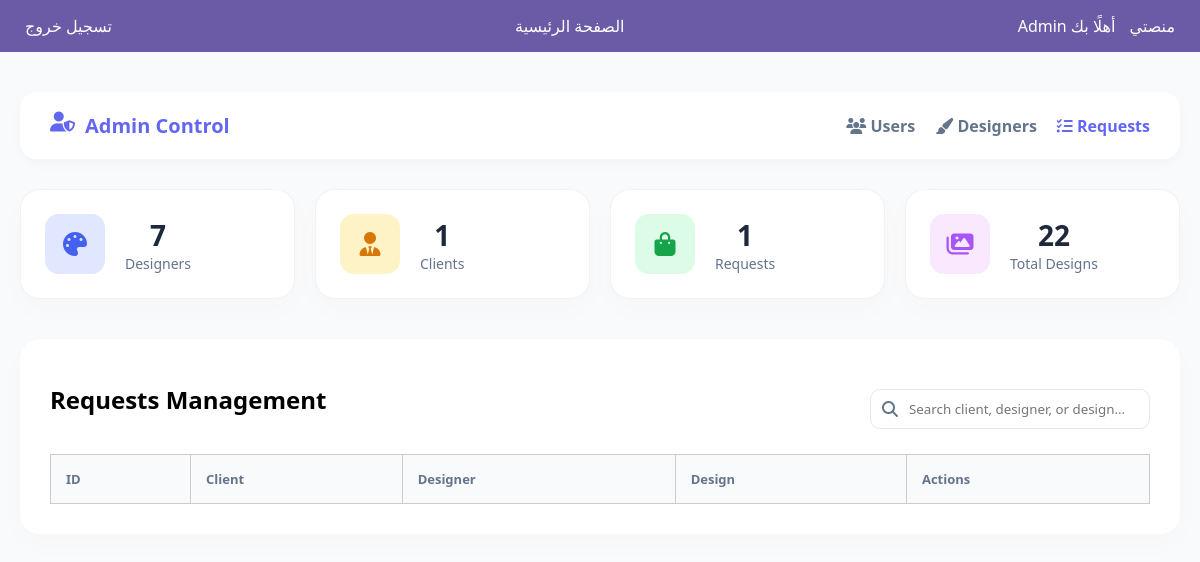
Page /admin/requests (signed in) on the earlier database version.
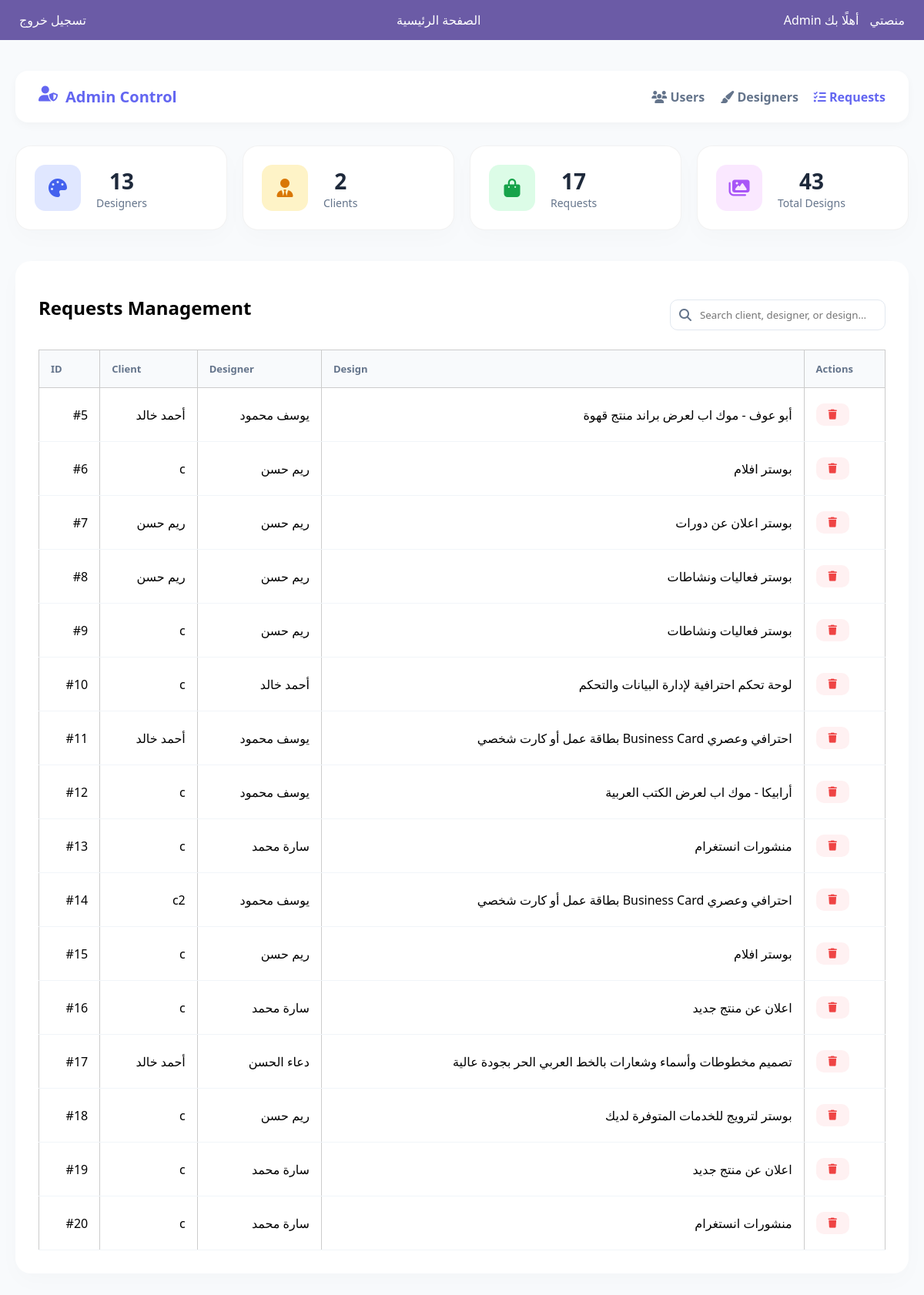
Same page on the later database version.
### tables this page shows
CREATE TABLE requests (
    id INTEGER PRIMARY KEY AUTOINCREMENT,
        client_id INTEGER NOT NULL,
            designer_id INTEGER NOT NULL,
                design_id INTEGER,
                    description TEXT NOT NULL,
                        status TEXT DEFAULT 'مفتوح',
                            created_at TIMESTAMP DEFAULT CURRENT_TIMESTAMP
                            , chat_enabled INTEGER DEFAULT 0);

CREATE TABLE users (
            id INTEGER PRIMARY KEY AUTOINCREMENT,
            username TEXT NOT NULL,
            email TEXT NOT NULL,
            password TEXT NOT NULL,
            role TEXT NOT NULL
        , active INTEGER DEFAULT 1, bio TEXT DEFAULT '', portfolio TEXT DEFAULT '', specialty TEXT DEFAULT '', work_type TEXT DEFAULT '', analysis_result TEXT, avatar TEXT DEFAULT NULL);

CREATE TABLE designs (
    id INTEGER PRIMARY KEY AUTOINCREMENT,
    designer_id INTEGER,
    title TEXT,
    description TEXT,
    image_path TEXT,
    FOREIGN KEY (designer_id) REFERENCES users(id)
);

### app/admin/routes.py (the view)
@admin_bp.route('/requests')
def dashboard_admin_requests():
    if 'role' not in session or session['role'] != 'admin':
        flash('غير مسموح بالدخول!')
        return redirect(url_for('auth.login'))
    conn = sqlite3.connect(Config.DATABASE)
    conn.row_factory = sqlite3.Row
    requests = conn.execute("""
        SELECT
            r.*,
            client.username AS client_username,
            designer.username AS designer_username,
            d.title AS design_title
        FROM requests r
        JOIN users client ON r.client_id = client.id
        JOIN users designer ON r.designer_id = designer.id
        JOIN designs d ON r.design_id = d.id;
        """).fetchall()
    users_count = conn.execute("SELECT COUNT(*) FROM users").fetchone()[0]
    designers_count = conn.execute("SELECT COUNT(*) FROM users WHERE role='designer'").fetchone()[0]
    clients_count = conn.execute("SELECT COUNT(*) FROM users WHERE role='client'").fetchone()[0]
    requests_count = conn.execute("SELECT COUNT(*) FROM requests").fetchone()[0]
    designs_count = conn.execute("SELECT COUNT(*) FROM designs").fetchone()[0]
    conn.close()
    return render_template(
        "admin/dashboard_admin_requests.html",
        requests=requests,
        users_count=users_count,
        designers_count=designers_count,
        clients_count=clients_count, # مررناها لهون
        requests_count=requests_count,
        designs_count=designs_count
    )

### app/admin/templates/admin/dashboard_admin_requests.html (shortened to what this page needs)
{% extends "base.html" %}
{% block content %}
<link rel="stylesheet" href="https://cdnjs.cloudflare.com/ajax/libs/font-awesome/6.4.0/css/all.min.css">
<div class="admin-container">
    <header class="admin-header">
        <div class="brand">
            <i class="fas fa-user-shield"></i>
            <span>Admin Control</span>
        </div>
        <nav class="top-nav">
            <ul class="nav-links">
                <li><a href="{{ url_for('admin.dashboard_admin') }}"><i class="fas fa-users"></i> Users</a></li>
                <li><a href="{{ url_for('admin.dashboard_admin_designers') }}"><i class="fas fa-paint-brush"></i> Designers</a></li>
                <li><a href="{{ url_for('admin.dashboard_admin_requests') }}" class="active"><i class="fas fa-tasks"></i> Requests</a></li>
            </ul>
        </nav>
    </header>
    <section class="stats-grid">
        <div class="stat-card designers"><div class="stat-icon-wrapper"><i class="fas fa-palette"></i></div><div class="stat-data"><h3>{{ designers_count }}</h3><p>Designers</p></div></div>
        <div class="stat-card clients"><div class="stat-icon-wrapper"><i class="fas fa-user-tie"></i></div><div class="stat-data"><h3>{{ clients_count }}</h3><p>Clients</p></div></div>
        <div class="stat-card orders"><div class="stat-icon-wrapper"><i class="fas fa-shopping-bag"></i></div><div class="stat-data"><h3>{{ requests_count }}</h3><p>Requests</p></div></div>
        <div class="stat-card library"><div class="stat-icon-wrapper"><i class="fas fa-images"></i></div><div class="stat-data"><h3>{{ designs_count }}</h3><p>Total Designs</p></div></div>
    </section>
    <section class="table-wrapper">
        <div class="table-title-area">
            <h2>Requests Management</h2>
            <div class="search-box">
                <i class="fas fa-search"></i>
                <input type="text" id="requestSearch" placeholder="Search client, designer, or design...">
            </div>
        </div>
        <div class="table-responsive">
            <table class="admin-table" id="requestsTable">
                <thead>
                    <tr>
                        <th>ID</th>
                        <th>Client</th>
                        <th>Designer</th>
                        <th>Design</th>
                        <th class="text-center">Actions</th>
                    </tr>
                </thead>
                <tbody>
                    {% for request in requests %}
                    <tr>
                        <td>#{{ request.id }}</td>
                        <td class="client">{{ request.client_username }}</td>
                        <td class="designer">{{ request.designer_username }}</td>
                        <td class="design">{{ request.design_title }}</td>
                        <td>
                            <div class="btn-group">
                                <a href="{{ url_for('admin.delete_request', request_id=request.id) }}" class="btn-icon delete" onclick="return confirm('Confirm Delete?')">
                                    <i class="fas fa-trash"></i>
                                </a>
                            </div>
                        </td>
                    </tr>
                    {% endfor %}
                </tbody>
            </table>
        </div>
    </section>
</div>
{% endblock %}

Differences in the rows shown:
added requests: id "5", client_username "أحمد خالد", designer_username "يوسف محمود", design_title "أبو عوف - موك اب لعرض براند منتج قهوة"
added requests: id "6", client_username "c", designer_username "ريم حسن", design_title "بوستر افلام"
added requests: id "7", client_username "ريم حسن", designer_username "ريم حسن", design_title "بوستر اعلان عن دورات"
added requests: id "8", client_username "ريم حسن", designer_username "ريم حسن", design_title "بوستر فعاليات ونشاطات"
added requests: id "9", client_username "c", designer_username "ريم حسن", design_title "بوستر فعاليات ونشاطات"
added requests: id "10", client_username "c", designer_username "أحمد خالد", design_title "لوحة تحكم احترافية لإدارة البيانات والتحكم"
added requests: id "11", client_username "أحمد خالد", designer_username "يوسف محمود", design_title "بطاقة عمل أو كارت شخصي Business Card احترافي وعصري"
added requests: id "12", client_username "c", designer_username "يوسف محمود", design_title "أرابيكا - موك اب لعرض الكتب العربية"
added requests: id "13", client_username "c", designer_username "سارة محمد", design_title "منشورات انستغرام"
added requests: id "14", client_username "c2", designer_username "يوسف محمود", design_title "بطاقة عمل أو كارت شخصي Business Card احترافي وعصري"
added requests: id "15", client_username "c", designer_username "ريم حسن", design_title "بوستر افلام"
added requests: id "16", client_username "c", designer_username "سارة محمد", design_title "اعلان عن منتج جديد"
added requests: id "17", client_username "أحمد خالد", designer_username "دعاء الحسن", design_title "تصميم مخطوطات وأسماء وشعارات بالخط العربي الحر بجودة عالية"
added requests: id "18", client_username "c", designer_username "ريم حسن", design_title "بوستر لترويج للخدمات المتوفرة لديك"
added requests: id "19", client_username "c", designer_username "سارة محمد", design_title "اعلان عن منتج جديد"
added requests: id "20", client_username "c", designer_username "سارة محمد", design_title "منشورات انستغرام"
Other differences:
{{ designers_count }}: "7" → "13"
{{ clients_count }}: "1" → "2"
{{ requests_count }}: "1" → "17"
{{ designs_count }}: "22" → "43"
